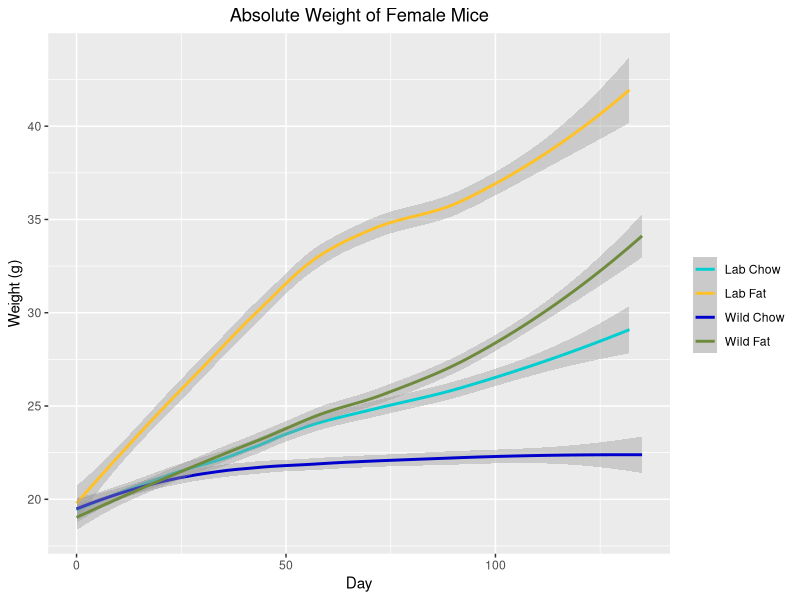
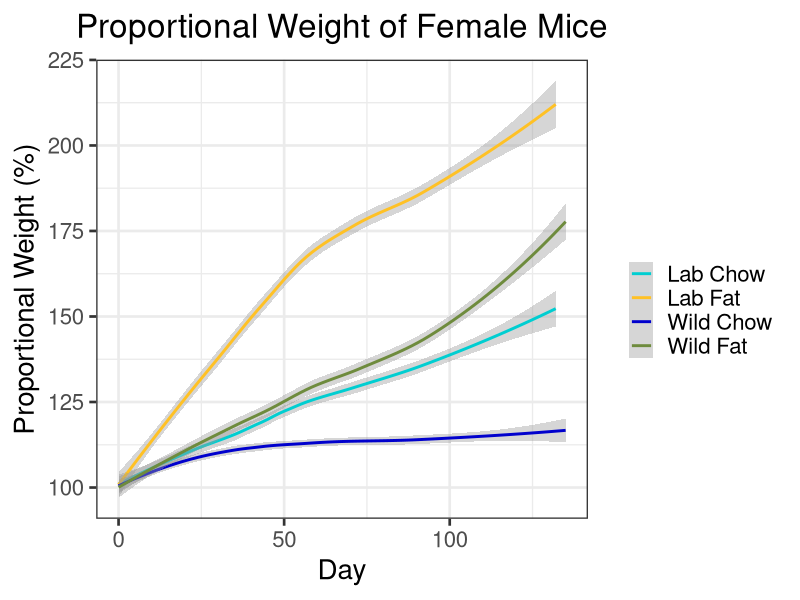

The R source for these figures, in order:
## ---- chunk 1

#load packages
library(ggplot2)
library(rlist)
library(ggpubr)
library(gridBase)
library(gridExtra)

##function to change names of columns
changeColName <- function(df, oldName, newName) {
  
  #if the oldName is not in the data frame, return the unmutated data frame
  if (oldName %in% names(df) == FALSE) {
    return(df)
  }
  
  #change name and return mutated data frame
  names(df)[names(df) == oldName] <- newName
  return(df)
}

#read data
cd <- read.csv("AllExp.csv")

#change column names and delete uneeded columns
cd <- changeColName(cd, "Food", "Diet")
cd <- changeColName(cd, "Gender", "Sex")
cd$X <- NULL
cd$X.1 <- NULL

#change date to standard format
cd$Date <- as.Date(cd$Date, "%m/%d/%y")

##Calculate days after start
#initiialize days variable
cd$Days <- NA

#for each sex
for (sex in unique(cd$Sex)){

  #for each experiment
  for (experiment in unique(cd$Experiment[cd$Sex == sex])) {
  
    #for each microbiome
    for (microbiome in unique(cd$Microbiome)) {
    
    #find the lowest date for the given sex/experiment/microbiome combination
    lowdate <- min(cd$Date[cd$Experiment == experiment & cd$Microbiome == microbiome & cd$Sex == sex])
  
    #set days 
    cd$Days[cd$Experiment == experiment & cd$Microbiome == microbiome & cd$Sex == sex] <- cd$Date[cd$Experiment == experiment & cd$Microbiome == microbiome & cd$Sex == sex] - lowdate
    }
  }
}


##Create unique identifier for each mouse
#initialize UID variable
cd$UID <- NA

#create column that uniquely identifies each mouse
cd$Temp <- paste(cd$Experiment, cd$Microbiome, cd$Diet, cd$Cage, cd$Mouse, cd$Sex)

#for each mouse
for (mouse in unique(cd$Temp)) {
  mouse.list <- as.vector(strsplit(mouse, " ")[[1]])
 
  #convert microbiome to a number, 1 = Wildling 2 = Lab
  microbiome <- "2"
  if (mouse.list[2] == "Wild") {
    microbiome <- "1"
        }
 
  #convert diet to anumber, 1 = High Fat 2 = Chow
  diet <- "2"
  if (mouse.list[3] == "Fat") {
    diet <- "1"
  }
  
  #change sex to a number, 1 = Female 2 = Male
  sex <- "2"
  if (mouse.list[6] == "Female") {
    sex <- "1"
  }
 
  #create UID, a 6 digit number with format [gender][experiment][microbiome][diet][cage][mouse]
  uid <- paste0(sex, mouse.list[1], microbiome, diet, mouse.list[4], mouse.list[5])
  cd$UID[cd$Temp == mouse] <- as.numeric(uid)
}

#remove temp variable
cd$Temp <- NULL

## ---- chunk 2

##Find proportional weight 
#intialize proportional weight variable
cd$PropWeight <- NA

#for each mouse
for (mouse in unique(cd$UID)) {
 
  #find minimum day (start day) and minimum weight (on start day)
  minDay <- min(cd$Day[cd$UID == mouse])
  minWeight <- cd$Weight[cd$UID == mouse & cd$Day == minDay]
 
  #find proportional weight for the current mouse
  cd$PropWeight[cd$UID == mouse] <- cd$Weight[cd$UID == mouse] / minWeight
}

#convert proportional weight to a percentage
cd$PropWeight <- cd$PropWeight * 100

#colors for graphing
cd$Color <- paste(cd$Microbiome, cd$Diet)
cols <- c("darkturquoise","goldenrod1", "blue3", "darkolivegreen4")

##Plot weight
#subset data for females and define boundaries
cdFemale <- subset(cd, cd$Sex == "Female")
maxDaysFemale <- max(cdFemale$Days)
minWeightFemale <- min(cdFemale$Weight)
maxWeightFemale <- max(cdFemale$Weight)

#create graph
pWeightFemale <- ggplot(cdFemale, aes(x = cdFemale$Days, y = cdFemale$Weight, color = cdFemale$Color)) +
  geom_smooth() +
  labs(x = "Day", y = "Weight (g)", title = "Absolute Weight of Female Mice") +
  xlim(limits = c(0, maxDaysFemale)) +
  ylim(limits = c(minWeightFemale, maxWeightFemale)) +
  scale_colour_manual("", values = cols, breaks = c("Lab Chow", "Lab Fat", "Wild Chow", "Wild Fat")) +
  theme_set(theme_bw(base_size = 20)) +
  theme(plot.title = element_text(hjust = 0.5))

  pWeightFemale

##Plot proportional weight
#define boundaries
minPropWeightFemale <- min(cdFemale$PropWeight)
maxPropWeightFemale <- max(cdFemale$PropWeight)

#create graph
pPropWeightFemale <- ggplot(cdFemale, aes(x = cdFemale$Days, y = cdFemale$PropWeight, color = cdFemale$Color)) +
  geom_smooth() +
  labs(x = "Day", y = "Proportional Weight (%)", title = "Proportional Weight of Female Mice") +
  xlim(limits = c(0, maxDaysFemale)) +
  ylim(limits = c(minPropWeightFemale, maxPropWeightFemale)) +
  scale_colour_manual("", values = cols, breaks = c("Lab Chow", "Lab Fat", "Wild Chow", "Wild Fat")) +
  theme_set(theme_bw(base_size = 20)) +
  theme(plot.title = element_text(hjust = 0.5))
  
  pPropWeightFemale
  
  
